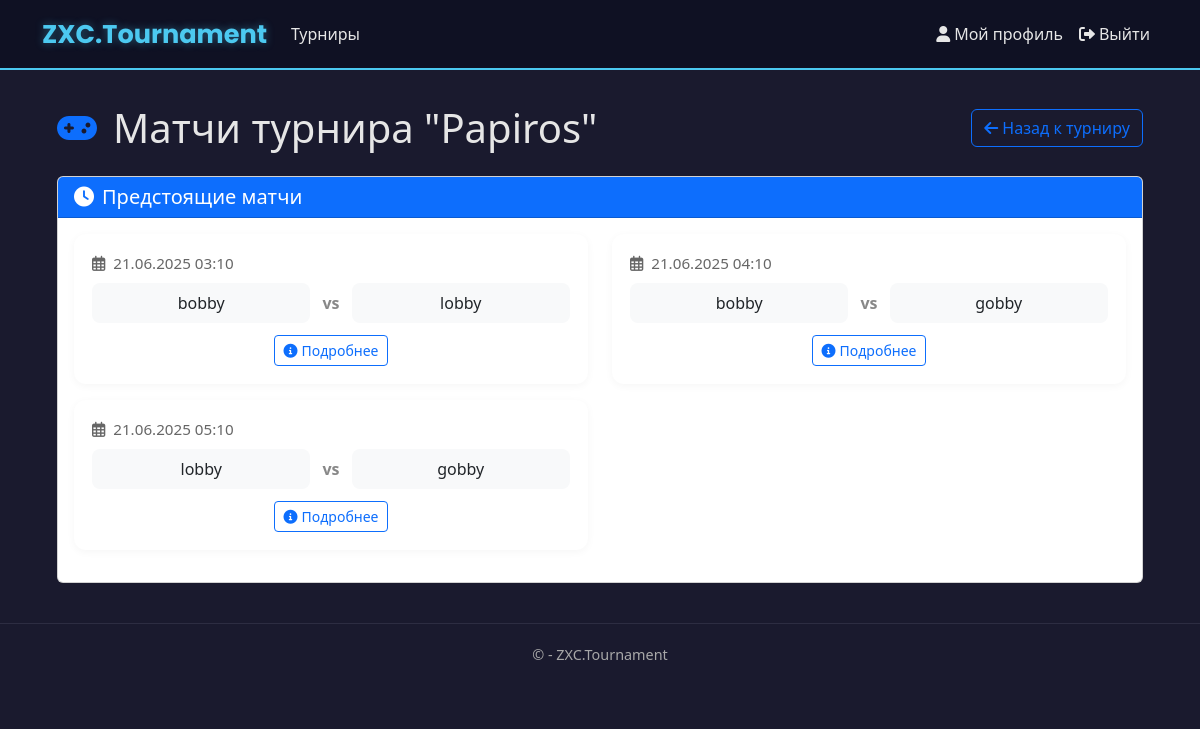
The page /tournaments/5/matches/ (signed in) on the database its author committed.
### app/models.py (models this page shows, shortened)
class Tournament(models.Model):
    DISCIPLINE_CHOICES = [
        ('Dota 2', 'Dota 2'),
        ('CS 2', 'CS 2'),
        ('Valorant', 'Valorant'),
        ('LoL', 'League of Legends'),
    ]
    FORMAT_CHOICES = [
        ('1x1', '1x1'),
        ('2x2', '2x2'),
        ('3x3', '3x3'),
        ('5x5', '5x5'),
    ]
    TOURNAMENT_FORMAT_CHOICES = [
        ('single_elimination', 'Single Elimination'),
        ('double_elimination', 'Double Elimination'),
        ('round_robin', 'Round Robin'),
    ]
    TEAM_COUNT_CHOICES = [(i, str(i)) for i in range(2, 513)]
    LOCATION_CHOICES = [
        ('China', 'Китай'),
        ('Western Europe', 'Западная Европа'),
        ('Eastern Europe', 'Восточная Европа'),
        ('Southeast Asia', 'ЮВ Азия'),
        ('North America', 'Северная Америка'),
        ('South America', 'Южная Америка'),
    ]
    name = models.CharField(max_length=50, verbose_name="Название турнира")
    max_teams = models.IntegerField(choices=TEAM_COUNT_CHOICES, verbose_name="Максимальное количество команд")
    start_date = models.DateTimeField(verbose_name="Дата начала")
    discipline = models.CharField(max_length=50, choices=DISCIPLINE_CHOICES, verbose_name="Дисциплина")
    game_format = models.CharField(max_length=50, choices=FORMAT_CHOICES, verbose_name="Формат игры")
    tournament_format = models.CharField(max_length=50, choices=TOURNAMENT_FORMAT_CHOICES, verbose_name="Формат турнира", blank=True, null=True)
    location = models.CharField(max_length=50, choices=LOCATION_CHOICES, verbose_name="Локация")
    description = models.TextField(max_length=1000, verbose_name="Описание", blank=True, null=True)
    creator = models.ForeignKey(User, on_delete=models.CASCADE, verbose_name="Создатель")
    created_at = models.DateTimeField(default=timezone.now, verbose_name="Дата создания")
    is_active = models.BooleanField(default=True, verbose_name="Активный")
    registered_teams = models.ManyToManyField(
        'Team',
        through='TournamentRegistration',
        related_name='tournaments',
        blank=True,
        verbose_name="Зарегистрированные команды"
    )
    class Meta:
        ordering = ['-created_at']
        verbose_name = 'Турнир'
        verbose_name_plural = 'Турниры'

class RoundRobinMatch(models.Model):
    table = models.ForeignKey(RoundRobinTable, on_delete=models.CASCADE, related_name='matches')
    team1 = models.ForeignKey(Team, on_delete=models.CASCADE, related_name='rr_team1_matches')
    team2 = models.ForeignKey(Team, on_delete=models.CASCADE, related_name='rr_team2_matches')
    winner = models.ForeignKey(Team, on_delete=models.SET_NULL, null=True, blank=True, related_name='rr_won_matches')
    team1_score = models.PositiveIntegerField(default=0)
    team2_score = models.PositiveIntegerField(default=0)
    format = models.CharField(max_length=3, choices=TournamentBracket.FORMAT_CHOICES, default='BO3')
    scheduled_time = models.DateTimeField(null=True, blank=True)
    is_completed = models.BooleanField(default=False)
    round_number = models.PositiveIntegerField(default=1)
    class Meta:
        unique_together = ('table', 'team1', 'team2')
        ordering = ['round_number', 'scheduled_time']
        verbose_name = 'Матч Round Robin'
        verbose_name_plural = 'Матчи Round Robin'

class Team(models.Model):
    name = models.CharField(
        max_length=20,
        unique=True,
        verbose_name="Название команды",
        error_messages={
            'unique': "Команда с таким названием уже существует"
        }
    )
    avatar = models.ImageField(
        upload_to='team_avatars/',
        default='team_avatars/default_team.jpg',
        blank=True,
        null=True,
        verbose_name="Аватар команды"
    )
    captain = models.ForeignKey(
        User,
        on_delete=models.CASCADE,
        related_name='captained_teams',
        verbose_name="Капитан"
    )
    members = models.ManyToManyField(
        User,
        related_name='teams',
        blank=True,
        verbose_name="Участники"
    )
    created_at = models.DateTimeField(
        auto_now_add=True,
        verbose_name="Дата создания"
    )
    invite_code = models.CharField(
        max_length=32,
        unique=True,
        verbose_name="Код приглашения"
    )
    class Meta:
        verbose_name = 'Команда'
        verbose_name_plural = 'Команды'
        ordering = ['-created_at']

### app/views.py (the view, shortened to what this page needs)
# urls.py: path('tournaments/<int:tournament_id>/matches/', views.tournament_matches, name='tournament_matches'),
@login_required
def tournament_matches(request, tournament_id):
    tournament = get_object_or_404(Tournament, id=tournament_id)
    upcoming_matches = get_upcoming_matches(tournament)
    matches_by_stage = []
    if tournament.tournament_format == 'round_robin':
        if hasattr(tournament, 'round_robin_table'):
            all_matches = tournament.round_robin_table.matches.all()
            if all_matches:
                matches_by_stage.append({
                    'stage': type('obj', (object,), {'name': 'Round Robin', 'stage_type': 'ROUND_ROBIN'})(),
                    'matches': all_matches
                })
    context = {
        'tournament': tournament,
        'upcoming_matches': upcoming_matches,
        'matches_by_stage': matches_by_stage
    }
    return render(request, 'app/tournaments/matches/tournament_matches.html', context)

### app/bracket_features.py (called while the page is built, shortened)
def get_upcoming_matches(tournament):
    upcoming_matches = []
    if tournament.tournament_format == 'round_robin':
        if hasattr(tournament, 'round_robin_table'):
            matches = tournament.round_robin_table.matches.filter(
                is_completed=False,
                scheduled_time__isnull=False
            ).order_by('scheduled_time')[:10]
            upcoming_matches.extend(matches)
    return upcoming_matches

### app/templates/app/tournaments/matches/tournament_matches.html (shortened to what this page needs)
{% extends "app/layout.html" %}
{% block content %}
<div class="container mt-4">
    <div class="d-flex justify-content-between align-items-center mb-4 flex-wrap gap-2">
        <div class="d-flex align-items-center">
            <i class="fas fa-gamepad fa-2x text-primary me-3"></i>
            <h1 class="mb-0">Матчи турнира "{{ tournament.name }}"</h1>
        </div>
        <a href="{% url 'tournament_detail' tournament.id %}" class="btn btn-outline-primary">
            <i class="fas fa-arrow-left me-1"></i>Назад к турниру
        </a>
    </div>
    {% if upcoming_matches %}
    <div class="card mb-4">
        <div class="card-header bg-primary text-white">
            <h5 class="mb-0"><i class="fas fa-clock me-2"></i>Предстоящие матчи</h5>
        </div>
        <div class="card-body">
            <div class="row">
                {% for match in upcoming_matches %}
                <div class="col-md-6 mb-3">
                    <div class="match-card">
                        <div class="match-time">
                            <i class="far fa-calendar-alt me-1"></i>
                            {{ match.scheduled_time|date:"d.m.Y H:i" }}
                        </div>
                        <div class="match-teams">
                            <div class="team">
                                {{ match.team1.name }}
                            </div>
                            <div class="vs">vs</div>
                            <div class="team">
                                {{ match.team2.name }}
                            </div>
                        </div>
                        <div class="match-actions">
                            <a href="{% url 'match_detail' tournament_id=tournament.id match_id=match.id %}" class="btn btn-sm btn-outline-primary">
                                <i class="fas fa-info-circle me-1"></i>Подробнее
                            </a>
                        </div>
                    </div>
                </div>
                {% endfor %}
            </div>
        </div>
    </div>
    {% endif %}
</div>
{% endblock %}

### static/app/content/site.css (style rules this page uses)
body { padding-top: 10px; padding-bottom: 10px; }
body { background-color: #1a1a2e; color: #e6e6e6; font-family: 'Segoe UI', Tahoma, Geneva, Verdana, sans-serif; }

### app/templates/app/tournaments/matches/tournament_matches.html (style rules this page uses)
.match-card { background: #fff; border-radius: 12px; box-shadow: 0 2px 8px rgba(0,0,0,0.04); padding: 16px; height: 100%; display: flex; flex-direction: column; border: 2px solid transparent; }
.match-time { color: #666; font-size: 0.95rem; margin-bottom: 8px; }
.match-teams { display: flex; align-items: center; justify-content: space-between; margin-bottom: 12px; flex-grow: 1; }
.team { flex: 1; text-align: center; padding: 8px; border-radius: 8px; background: #f8f9fa; font-weight: 500; display: flex; align-items: center; justify-content: center; gap: 8px; }
.vs { margin: 0 12px; color: #888; font-weight: bold; }
.match-actions { display: flex; gap: 8px; justify-content: center; }

### rows shown on the page
Tournament: name "Papiros"
RoundRobinMatch: scheduled_time "21.06.2025 03:10", team1.name "bobby", team2.name "lobby"
RoundRobinMatch: scheduled_time "21.06.2025 04:10", team1.name "bobby", team2.name "gobby"
RoundRobinMatch: scheduled_time "21.06.2025 05:10", team1.name "lobby", team2.name "gobby"
